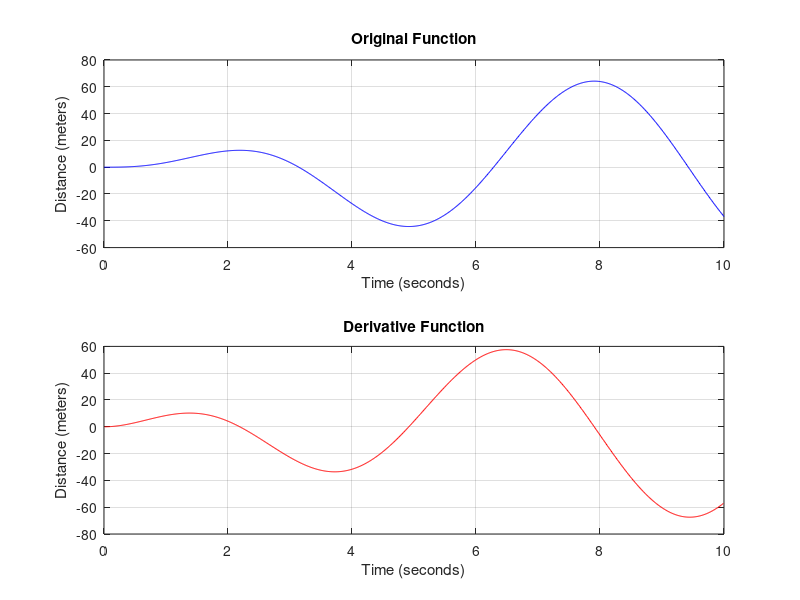

MATLAB code for this plot:
%using MATLAB to find the graph of the derivative of the function given

%set up x array from 0 to 10 with step size 0.01
x = 0:.01:10;
%IM CONFUSED ON WHY WE PUT X.^2 I THOUGHT IT WOULD ONLY BE X^2. MAYBE WE'RE
%SQUARING AN ARRAY ELEMENT??
y = 5*(x.^2).*exp(-.2*x).*sin(x);

%Find the central difference estimate 
n = length(x);
der = ((y(3:n) - y(1:n-2))./(x(3:n) - x(1:n-2)));
%plotting original function first
subplot(2,1,1)
plot(x,y,Color = 'b')
xlim([0 10])
grid on
title("Original Function")
xlabel("Time (seconds)")
ylabel("Distance (meters)")

%plotting derivative function
subplot(2,1,2)
plot(x(2:n-1),der,Color = 'r')
xlim([0 10])
grid on
title("Derivative Function")
xlabel("Time (seconds)")
ylabel("Distance (meters)")
